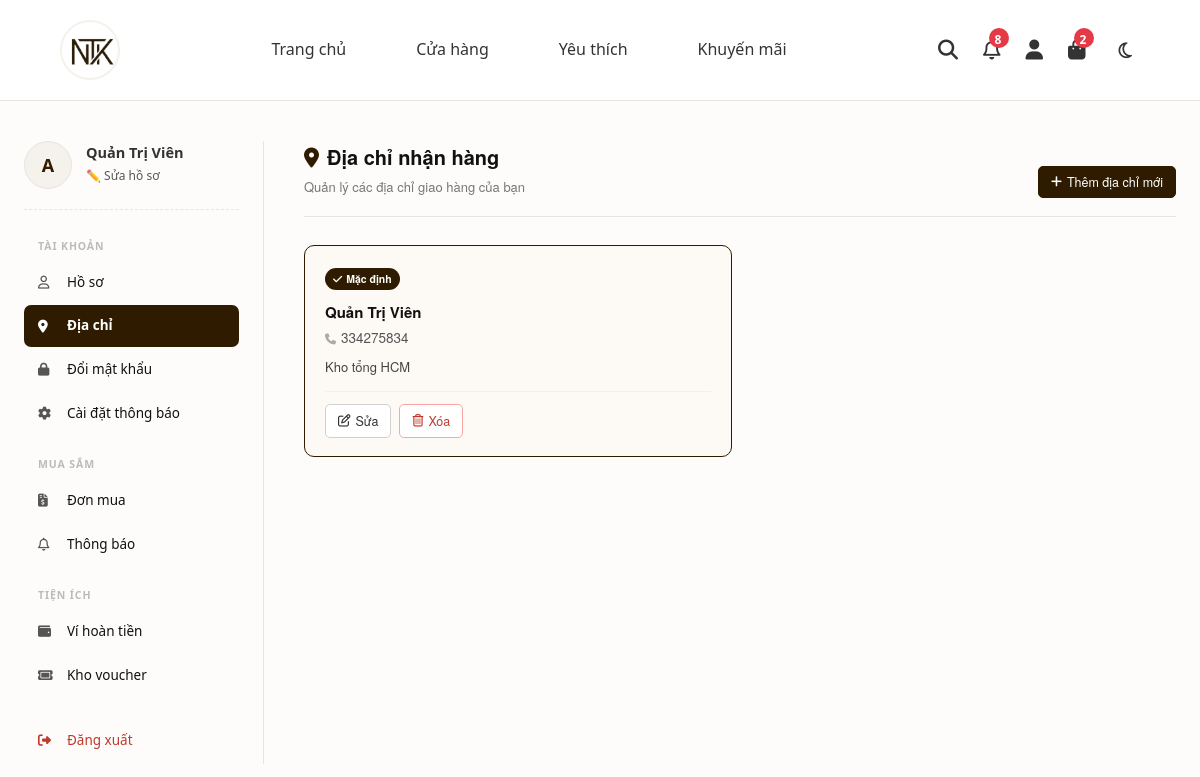
Page /views/user/dashboard.php?view=diachi (signed in) on the earlier database version.
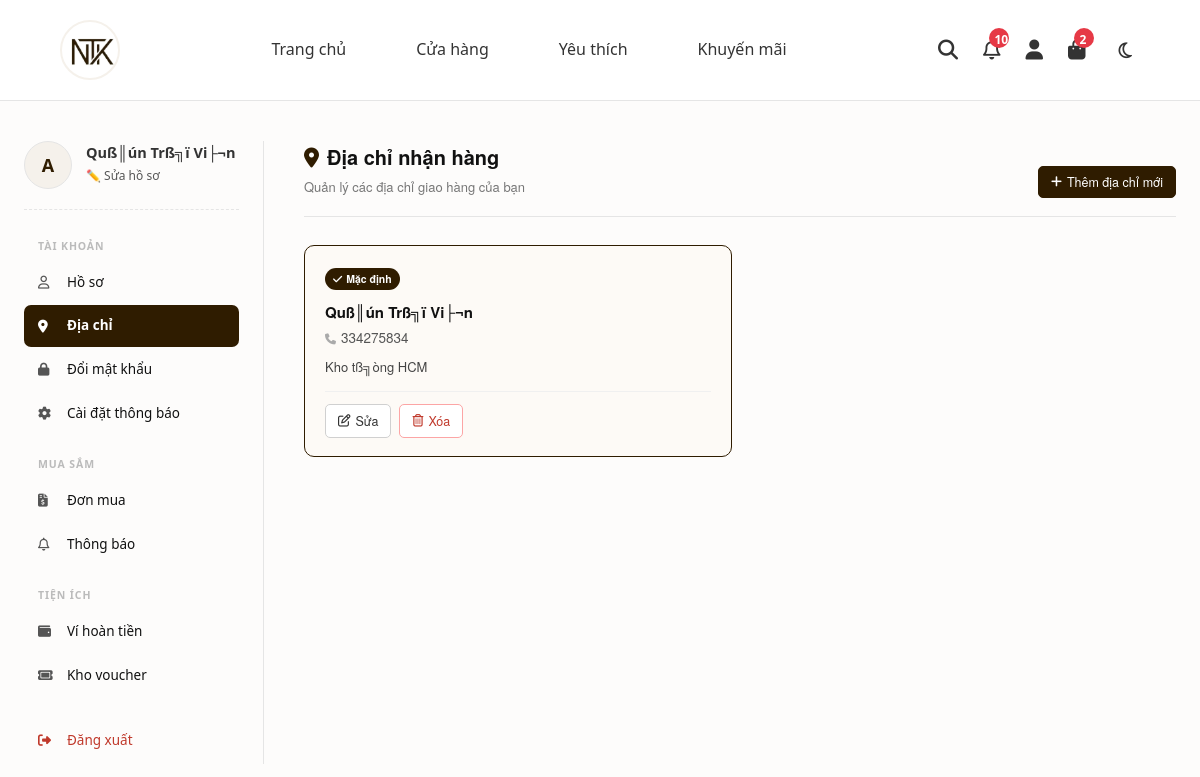
Same page on the later database version.
### tables this page shows
CREATE TABLE `users` (
  `user_id` char(5) NOT NULL,
  `username` varchar(50) NOT NULL,
  `password` varchar(50) NOT NULL,
  `fullname` varchar(100) DEFAULT NULL,
  `email` varchar(100) DEFAULT NULL,
  `phonenumber` varchar(10) DEFAULT NULL,
  `address` text DEFAULT NULL,
  `verification_code` varchar(6) DEFAULT NULL,
  `verification_code_expires_at` datetime DEFAULT NULL,
  `is_verified` int(11) DEFAULT 0,
  `role` int(11) DEFAULT 0,
  `status` int(11) DEFAULT 1,
  `created_at` datetime DEFAULT current_timestamp(),
  `total_orders` int(11) DEFAULT 0,
  `total_spend` decimal(15,2) DEFAULT 0.00,
  `bank_name` varchar(100) DEFAULT NULL,
  `bank_account_number` varchar(20) DEFAULT NULL,
  `bank_account_name` varchar(100) DEFAULT NULL,
  `wallet_balance` decimal(15,2) DEFAULT 0.00,
  `current_points` int(11) NOT NULL DEFAULT 0,
  `tier` varchar(50) NOT NULL DEFAULT 'Member',
  `accumulated_points` int(11) NOT NULL DEFAULT 0,
  PRIMARY KEY (`user_id`),
  UNIQUE KEY `username` (`username`)
);

CREATE TABLE `user_addresses` (
  `address_id` int(11) NOT NULL AUTO_INCREMENT,
  `user_id` char(5) NOT NULL,
  `recipient_name` varchar(100) NOT NULL DEFAULT '',
  `phone` varchar(20) NOT NULL DEFAULT '',
  `street` varchar(255) NOT NULL DEFAULT '',
  `ward` varchar(100) NOT NULL DEFAULT '',
  `district` varchar(100) NOT NULL DEFAULT '',
  `province` varchar(100) NOT NULL DEFAULT '',
  `note` text DEFAULT NULL,
  `is_default` tinyint(1) NOT NULL DEFAULT 0,
  `created_at` datetime DEFAULT current_timestamp(),
  PRIMARY KEY (`address_id`),
  KEY `user_id` (`user_id`)
);

### src/views/user/address_list.php (the view, shortened to what the changed rows need)
<?php
$uid = $_SESSION['user_id'];
$stmt_list = $conn->prepare("SELECT * FROM user_addresses WHERE user_id=:uid ORDER BY is_default DESC, created_at DESC");
$stmt_list->execute([':uid'=>$uid]);
$address_list = $stmt_list->fetchAll(PDO::FETCH_ASSOC);
?>
<div class="am-wrap">
    <div class="am-header">
        <div>
            <h2><i class="fa-solid fa-location-dot" style="color:#2f1c00;margin-right:8px;"></i>Địa chỉ nhận hàng</h2>
        </div>
    </div>
    <?php if (empty($address_list)): ?>
        <div class="am-empty">
            <i class="fa-solid fa-map-location-dot"></i>
            <p>Bạn chưa có địa chỉ nào. Hãy thêm địa chỉ đầu tiên!</p>
        </div>
    <?php else: ?>
    <div class="am-cards">
        <?php foreach ($address_list as $a): ?>
        <div class="am-card <?= $a['is_default'] ? 'is-default' : '' ?>">
            <?php if ($a['is_default']): ?>
            <div class="badge-default"><i class="fa-solid fa-check"></i> Mặc định</div>
            <?php endif; ?>
            <div class="am-card-name"><?= htmlspecialchars($a['recipient_name']) ?></div>
            <div class="am-card-phone"><i class="fa-solid fa-phone" style="color:#aaa;margin-right:5px;font-size:11px;"></i><?= htmlspecialchars($a['phone']) ?></div>
            <div class="am-card-addr">
                <?= htmlspecialchars($a['street']) ?>
            </div>
            <div class="am-card-actions">
                <button class="am-btn am-btn-edit" onclick="openEditDrawer(<?= $a['address_id'] ?>)" type="button">
                    <i class="fa-regular fa-pen-to-square"></i> Sửa
                </button>
                <a href="dashboard.php?view=diachi&addr_action=delete&addr_id=<?= $a['address_id'] ?>"
                   class="am-btn am-btn-delete"
                   onclick="return confirm('Xóa địa chỉ này?')">
                    <i class="fa-regular fa-trash-can"></i> Xóa
                </a>
            </div>
        </div>
        <?php endforeach; ?>
    </div>
    <?php endif; ?>
</div>

### src/views/user/dashboard.php (shortened to what the changed rows need)
<?php
require_once __DIR__ . '/../../config/database.php';
try {
    $stmt = $conn->prepare("SELECT * FROM users WHERE user_id = :user_id");
    $stmt->execute(['user_id' => $_SESSION['user_id']]);
    $current_user = $stmt->fetch(PDO::FETCH_ASSOC);
} catch (PDOException $e) {
    echo "Lỗi: " . $e->getMessage();
    exit;
}
$view = isset($_GET['view']) ? $_GET['view'] : 'hoso';
?>
<!DOCTYPE html>
<html lang="vi">
<head>
    <link rel="stylesheet" href="https://cdnjs.cloudflare.com/ajax/libs/font-awesome/6.4.0/css/all.min.css">
    <link rel="stylesheet" href="../../assets/css/style.css">
</head>
<body>
<?php
require realpath(__DIR__ . '/../../includes/header.php');
?>
<div class="dashboard-wrap">
    <aside class="dashboard-sidebar">
        <div class="user-card">
            <div class="user-avatar"><?= strtoupper(substr($current_user['username'], 0, 1)) ?></div>
            <div>
                <div class="user-name"><?= htmlspecialchars($current_user['fullname'] ?: $current_user['username']) ?></div>
                <a href="dashboard.php?view=hoso" class="user-edit">✏️ Sửa hồ sơ</a>
            </div>
        </div>
    </aside>
    <main class="dashboard-content">
        <?php
            switch ($view) {
                case 'diachi':         include 'address_list.php';         break;
            }
        ?>
    </main>
</div>
</body>
</html>

### src/includes/header.php (shortened to what the changed rows need)
<?php
require_once __DIR__ . '/../config/database.php';
$_is_https = (!empty($_SERVER['HTTPS']) && $_SERVER['HTTPS'] !== 'off') ||
             (!empty($_SERVER['HTTP_X_FORWARDED_PROTO']) && $_SERVER['HTTP_X_FORWARDED_PROTO'] === 'https');
$_protocol = $_is_https ? 'https' : 'http';
$_host = $_SERVER['HTTP_HOST'];
$_src_dir = str_replace('\\', '/', realpath(__DIR__ . '/../'));
$_doc_root = str_replace('\\', '/', realpath($_SERVER['DOCUMENT_ROOT']));
$_src_path = str_replace($_doc_root, '', $_src_dir);
$_BASE = $_protocol . '://' . $_host . $_src_path;
$unread_noti_count = 0;
try {
    if (isset($_SESSION['user_id'])) {
        $stmt_n = $conn->prepare("SELECT COUNT(*) as unread FROM notifications WHERE user_id = :user_id AND is_read = 0");
        $stmt_n->execute(['user_id' => $_SESSION['user_id']]);
        $row_n = $stmt_n->fetch(PDO::FETCH_ASSOC);
        $unread_noti_count = $row_n['unread'] ?: 0;
    }
} catch (PDOException $e) {}
?>
<!DOCTYPE html>
<html lang="vi">
<head>
    <link rel="stylesheet" href="https://cdnjs.cloudflare.com/ajax/libs/font-awesome/6.4.0/css/all.min.css">
    <link rel="stylesheet" href="<?= $_BASE ?>/assets/css/style.css">
</head>
<body>
    <header class="main-header">
        <div class="header-container">
            <div class="header-icons">
                <?php if (isset($_SESSION['user_id'])): ?>
                    <a href="<?= $_BASE ?>/views/user/dashboard.php?view=thongbao" title="Thông báo" style="position:relative;">
                        <i class="fa-regular fa-bell"></i>
                        <?php if ($unread_noti_count > 0): ?>
                        <span class="cart-count" style="position:absolute; top:-6px; right:-8px; background:#e63946; color:#fff; font-size:12px; padding:2px 6px; border-radius:12px; display:inline-block;"><?= intval($unread_noti_count) ?></span>
                        <?php endif; ?>
                    </a>
                <?php else: ?>
                    <a href="<?= $_BASE ?>/views/login.php" title="Đăng nhập"><i class="fa-regular fa-user"></i></a>
                <?php endif; ?>
            </div>
        </div>
    </header>

Differences in the rows shown:
changed users: fullname "Quản Trị Viên" → "Quß║ún Trß╗ï Vi├¬n"
changed user_addresses: recipient_name "Quản Trị Viên" → "Quß║ún Trß╗ï Vi├¬n"; street "Kho tổng HCM" → "Kho tß╗òng HCM"
Other differences:
$unread_noti_count: "8" → "10"
